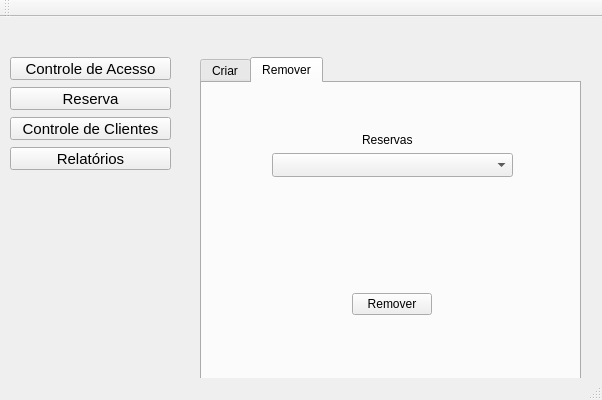
<?xml version="1.0" encoding="UTF-8"?>
<ui version="4.0">
 <class>ControleHotel</class>
 <widget class="QMainWindow" name="ControleHotel">
  <property name="geometry">
   <rect>
    <x>0</x>
    <y>0</y>
    <width>602</width>
    <height>400</height>
   </rect>
  </property>
  <property name="sizePolicy">
   <sizepolicy hsizetype="Fixed" vsizetype="Fixed">
    <horstretch>0</horstretch>
    <verstretch>0</verstretch>
   </sizepolicy>
  </property>
  <property name="minimumSize">
   <size>
    <width>500</width>
    <height>400</height>
   </size>
  </property>
  <property name="windowTitle">
   <string>Controle do Hotel</string>
  </property>
  <widget class="QWidget" name="centralwidget">
   <widget class="QPushButton" name="accessControlButton">
    <property name="geometry">
     <rect>
      <x>10</x>
      <y>40</y>
      <width>161</width>
      <height>23</height>
     </rect>
    </property>
    <property name="font">
     <font>
      <pointsize>11</pointsize>
     </font>
    </property>
    <property name="text">
     <string>Controle de Acesso</string>
    </property>
   </widget>
   <widget class="QPushButton" name="reserveButton">
    <property name="geometry">
     <rect>
      <x>10</x>
      <y>70</y>
      <width>161</width>
      <height>23</height>
     </rect>
    </property>
    <property name="font">
     <font>
      <pointsize>11</pointsize>
     </font>
    </property>
    <property name="text">
     <string>Reserva</string>
    </property>
   </widget>
   <widget class="QPushButton" name="clientControlButton">
    <property name="geometry">
     <rect>
      <x>10</x>
      <y>100</y>
      <width>161</width>
      <height>23</height>
     </rect>
    </property>
    <property name="font">
     <font>
      <pointsize>11</pointsize>
     </font>
    </property>
    <property name="text">
     <string>Controle de Clientes</string>
    </property>
   </widget>
   <widget class="QPushButton" name="reportButton">
    <property name="geometry">
     <rect>
      <x>10</x>
      <y>130</y>
      <width>161</width>
      <height>23</height>
     </rect>
    </property>
    <property name="font">
     <font>
      <pointsize>11</pointsize>
     </font>
    </property>
    <property name="text">
     <string>Relatórios</string>
    </property>
   </widget>
   <widget class="QStackedWidget" name="stackedWidget">
    <property name="geometry">
     <rect>
      <x>200</x>
      <y>40</y>
      <width>391</width>
      <height>341</height>
     </rect>
    </property>
    <property name="styleSheet">
     <string notr="true"/>
    </property>
    <property name="currentIndex">
     <number>1</number>
    </property>
    <widget class="QWidget" name="controlAccessPage">
     <widget class="QLabel" name="controlAccessPageLabel">
      <property name="geometry">
       <rect>
        <x>70</x>
        <y>50</y>
        <width>221</width>
        <height>16</height>
       </rect>
      </property>
      <property name="text">
       <string>Tela de Controle de Acesso</string>
      </property>
     </widget>
    </widget>
    <widget class="QWidget" name="reservePage">
     <widget class="QTabWidget" name="tabWidget">
      <property name="geometry">
       <rect>
        <x>0</x>
        <y>0</y>
        <width>381</width>
        <height>331</height>
       </rect>
      </property>
      <property name="sizePolicy">
       <sizepolicy hsizetype="Expanding" vsizetype="Expanding">
        <horstretch>0</horstretch>
        <verstretch>0</verstretch>
       </sizepolicy>
      </property>
      <property name="toolTip">
       <string>&lt;html&gt;&lt;head/&gt;&lt;body&gt;&lt;p&gt;&lt;br/&gt;&lt;/p&gt;&lt;/body&gt;&lt;/html&gt;</string>
      </property>
      <property name="currentIndex">
       <number>1</number>
      </property>
      <widget class="QWidget" name="create">
       <property name="accessibleName">
        <string/>
       </property>
       <attribute name="title">
        <string>Criar</string>
       </attribute>
       <widget class="QLabel" name="clientReserveLabel">
        <property name="geometry">
         <rect>
          <x>20</x>
          <y>30</y>
          <width>65</width>
          <height>16</height>
         </rect>
        </property>
        <property name="text">
         <string>Cliente</string>
        </property>
       </widget>
       <widget class="QPushButton" name="concludeReserveButton">
        <property name="geometry">
         <rect>
          <x>150</x>
          <y>240</y>
          <width>181</width>
          <height>23</height>
         </rect>
        </property>
        <property name="text">
         <string>Concluir</string>
        </property>
       </widget>
       <widget class="QComboBox" name="clientReserveComboBox">
        <property name="geometry">
         <rect>
          <x>100</x>
          <y>30</y>
          <width>241</width>
          <height>24</height>
         </rect>
        </property>
        <property name="insertPolicy">
         <enum>QComboBox::InsertPolicy::InsertAlphabetically</enum>
        </property>
       </widget>
       <widget class="QLabel" name="roomReserveLabel">
        <property name="geometry">
         <rect>
          <x>20</x>
          <y>80</y>
          <width>65</width>
          <height>16</height>
         </rect>
        </property>
        <property name="text">
         <string>Quarto</string>
        </property>
       </widget>
       <widget class="QComboBox" name="roomReserveComboBox">
        <property name="geometry">
         <rect>
          <x>100</x>
          <y>70</y>
          <width>241</width>
          <height>24</height>
         </rect>
        </property>
        <property name="insertPolicy">
         <enum>QComboBox::InsertPolicy::InsertAlphabetically</enum>
        </property>
       </widget>
       <widget class="QLabel" name="periodReserveLabel">
        <property name="geometry">
         <rect>
          <x>20</x>
          <y>140</y>
          <width>65</width>
          <height>16</height>
         </rect>
        </property>
        <property name="text">
         <string>Período</string>
        </property>
       </widget>
       <widget class="QDateEdit" name="initialReserveDateEdit">
        <property name="geometry">
         <rect>
          <x>90</x>
          <y>140</y>
          <width>121</width>
          <height>23</height>
         </rect>
        </property>
        <property name="locale">
         <locale language="Portuguese" country="Brazil"/>
        </property>
        <property name="minimumDateTime">
         <datetime>
          <hour>0</hour>
          <minute>0</minute>
          <second>0</second>
          <year>2024</year>
          <month>1</month>
          <day>1</day>
         </datetime>
        </property>
        <property name="minimumDate">
         <date>
          <year>2024</year>
          <month>1</month>
          <day>1</day>
         </date>
        </property>
        <property name="displayFormat">
         <string>dd/M/yyyy</string>
        </property>
        <property name="calendarPopup">
         <bool>true</bool>
        </property>
       </widget>
       <widget class="QDateEdit" name="endReserveDateEdit">
        <property name="geometry">
         <rect>
          <x>239</x>
          <y>140</y>
          <width>121</width>
          <height>23</height>
         </rect>
        </property>
        <property name="minimumDate">
         <date>
          <year>2024</year>
          <month>1</month>
          <day>1</day>
         </date>
        </property>
        <property name="displayFormat">
         <string>dd/M/yyyy</string>
        </property>
        <property name="calendarPopup">
         <bool>true</bool>
        </property>
       </widget>
       <widget class="QLabel" name="aReserveLabel">
        <property name="geometry">
         <rect>
          <x>220</x>
          <y>140</y>
          <width>21</width>
          <height>21</height>
         </rect>
        </property>
        <property name="text">
         <string>a</string>
        </property>
       </widget>
      </widget>
      <widget class="QWidget" name="tab">
       <attribute name="title">
        <string>Remover</string>
       </attribute>
       <widget class="QComboBox" name="removeReservationComboBox">
        <property name="geometry">
         <rect>
          <x>70</x>
          <y>70</y>
          <width>241</width>
          <height>24</height>
         </rect>
        </property>
        <property name="insertPolicy">
         <enum>QComboBox::InsertPolicy::InsertAlphabetically</enum>
        </property>
       </widget>
       <widget class="QLabel" name="RemoveReservationLabel">
        <property name="geometry">
         <rect>
          <x>160</x>
          <y>50</y>
          <width>57</width>
          <height>14</height>
         </rect>
        </property>
        <property name="text">
         <string>Reservas</string>
        </property>
       </widget>
       <widget class="QPushButton" name="removeReservationButton">
        <property name="geometry">
         <rect>
          <x>150</x>
          <y>210</y>
          <width>80</width>
          <height>22</height>
         </rect>
        </property>
        <property name="text">
         <string>Remover</string>
        </property>
       </widget>
      </widget>
     </widget>
    </widget>
    <widget class="QWidget" name="clientsControlPage">
     <widget class="QTabWidget" name="clientsContrlTabWidget">
      <property name="geometry">
       <rect>
        <x>0</x>
        <y>0</y>
        <width>381</width>
        <height>331</height>
       </rect>
      </property>
      <property name="toolTip">
       <string>&lt;html&gt;&lt;head/&gt;&lt;body&gt;&lt;p&gt;&lt;br/&gt;&lt;/p&gt;&lt;/body&gt;&lt;/html&gt;</string>
      </property>
      <property name="currentIndex">
       <number>0</number>
      </property>
      <widget class="QWidget" name="create_3">
       <property name="accessibleName">
        <string/>
       </property>
       <attribute name="title">
        <string>Criar</string>
       </attribute>
       <widget class="QLineEdit" name="nameControlClientLineEdit">
        <property name="geometry">
         <rect>
          <x>150</x>
          <y>60</y>
          <width>181</width>
          <height>24</height>
         </rect>
        </property>
       </widget>
       <widget class="QLineEdit" name="documentControlClientLineEdit">
        <property name="geometry">
         <rect>
          <x>150</x>
          <y>110</y>
          <width>181</width>
          <height>24</height>
         </rect>
        </property>
       </widget>
       <widget class="QLineEdit" name="addressClientControlLineEdit">
        <property name="geometry">
         <rect>
          <x>150</x>
          <y>150</y>
          <width>181</width>
          <height>24</height>
         </rect>
        </property>
       </widget>
       <widget class="QLineEdit" name="cellphoneControlClientLineEdit">
        <property name="geometry">
         <rect>
          <x>150</x>
          <y>190</y>
          <width>181</width>
          <height>24</height>
         </rect>
        </property>
       </widget>
       <widget class="QLabel" name="nameControlClientLabel">
        <property name="geometry">
         <rect>
          <x>40</x>
          <y>70</y>
          <width>65</width>
          <height>16</height>
         </rect>
        </property>
        <property name="text">
         <string>Nome</string>
        </property>
       </widget>
       <widget class="QLabel" name="documentControlClientLabel">
        <property name="geometry">
         <rect>
          <x>40</x>
          <y>110</y>
          <width>81</width>
          <height>16</height>
         </rect>
        </property>
        <property name="text">
         <string>Documento</string>
        </property>
       </widget>
       <widget class="QLabel" name="addressClientControlLabel">
        <property name="enabled">
         <bool>true</bool>
        </property>
        <property name="geometry">
         <rect>
          <x>40</x>
          <y>160</y>
          <width>81</width>
          <height>16</height>
         </rect>
        </property>
        <property name="text">
         <string>Endereço</string>
        </property>
        <property name="textFormat">
         <enum>Qt::TextFormat::AutoText</enum>
        </property>
       </widget>
       <widget class="QLabel" name="cellphoneClientControlLineEdit">
        <property name="geometry">
         <rect>
          <x>40</x>
          <y>200</y>
          <width>81</width>
          <height>16</height>
         </rect>
        </property>
        <property name="text">
         <string>Telefone</string>
        </property>
       </widget>
       <widget class="QPushButton" name="concludeControlClientButton">
        <property name="geometry">
         <rect>
          <x>150</x>
          <y>240</y>
          <width>181</width>
          <height>23</height>
         </rect>
        </property>
        <property name="text">
         <string>Concluir</string>
        </property>
       </widget>
      </widget>
     </widget>
    </widget>
    <widget class="QWidget" name="reportPage">
     <widget class="QLabel" name="reportPageLabel">
      <property name="geometry">
       <rect>
        <x>104</x>
        <y>80</y>
        <width>201</width>
        <height>20</height>
       </rect>
      </property>
      <property name="text">
       <string>Tela de Relatórios</string>
      </property>
      <property name="buddy">
       <cstring>reportPageLabel</cstring>
      </property>
     </widget>
    </widget>
   </widget>
  </widget>
  <widget class="QStatusBar" name="statusbar"/>
  <widget class="QToolBar" name="toolBar">
   <property name="windowTitle">
    <string>toolBar</string>
   </property>
   <attribute name="toolBarArea">
    <enum>TopToolBarArea</enum>
   </attribute>
   <attribute name="toolBarBreak">
    <bool>false</bool>
   </attribute>
  </widget>
  <action name="actionTeste_1">
   <property name="text">
    <string>Teste 1</string>
   </property>
  </action>
  <action name="actionTeste_2">
   <property name="text">
    <string>Teste 2</string>
   </property>
  </action>
 </widget>
 <resources/>
 <connections/>
</ui>
